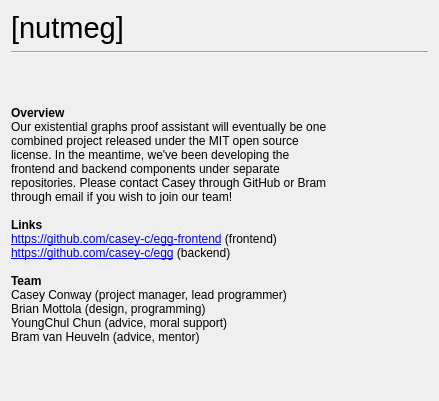
<?xml version="1.0" encoding="UTF-8"?>
<ui version="4.0">
 <class>AboutWindow</class>
 <widget class="QWidget" name="AboutWindow">
  <property name="geometry">
   <rect>
    <x>0</x>
    <y>0</y>
    <width>439</width>
    <height>401</height>
   </rect>
  </property>
  <property name="windowTitle">
   <string>About</string>
  </property>
  <layout class="QGridLayout" name="gridLayout">
   <item row="1" column="0">
    <widget class="Line" name="line">
     <property name="orientation">
      <enum>Qt::Horizontal</enum>
     </property>
    </widget>
   </item>
   <item row="0" column="0">
    <widget class="QLabel" name="label">
     <property name="sizePolicy">
      <sizepolicy hsizetype="Preferred" vsizetype="Fixed">
       <horstretch>0</horstretch>
       <verstretch>0</verstretch>
      </sizepolicy>
     </property>
     <property name="font">
      <font>
       <pointsize>22</pointsize>
      </font>
     </property>
     <property name="text">
      <string>&lt;html&gt;&lt;head/&gt;&lt;body&gt;&lt;p&gt;[nutmeg]&lt;/p&gt;&lt;/body&gt;&lt;/html&gt;</string>
     </property>
    </widget>
   </item>
   <item row="2" column="0">
    <widget class="QLabel" name="label_3">
     <property name="sizePolicy">
      <sizepolicy hsizetype="Preferred" vsizetype="Expanding">
       <horstretch>0</horstretch>
       <verstretch>0</verstretch>
      </sizepolicy>
     </property>
     <property name="text">
      <string>&lt;!DOCTYPE HTML PUBLIC &quot;-//W3C//DTD HTML 4.0//EN&quot; &quot;http://www.w3.org/TR/REC-html40/strict.dtd&quot;&gt;
&lt;html&gt;&lt;head&gt;&lt;meta name=&quot;qrichtext&quot; content=&quot;1&quot; /&gt;&lt;style type=&quot;text/css&quot;&gt;
p, li { white-space: pre-wrap; }
&lt;/style&gt;&lt;/head&gt;&lt;body style=&quot; font-family:'MS Shell Dlg 2'; font-size:8pt; font-weight:400; font-style:normal;&quot;&gt;
&lt;p style=&quot; margin-top:0px; margin-bottom:0px; margin-left:0px; margin-right:0px; -qt-block-indent:0; text-indent:0px;&quot;&gt;&lt;span style=&quot; font-size:9pt; font-weight:600;&quot;&gt;Overview&lt;/span&gt;&lt;/p&gt;
&lt;p style=&quot; margin-top:0px; margin-bottom:0px; margin-left:0px; margin-right:0px; -qt-block-indent:0; text-indent:0px;&quot;&gt;&lt;span style=&quot; font-size:9pt;&quot;&gt;Our existential graphs proof assistant will eventually be one&lt;/span&gt;&lt;/p&gt;
&lt;p style=&quot; margin-top:0px; margin-bottom:0px; margin-left:0px; margin-right:0px; -qt-block-indent:0; text-indent:0px;&quot;&gt;&lt;span style=&quot; font-size:9pt;&quot;&gt;combined project released under the MIT open source &lt;/span&gt;&lt;/p&gt;
&lt;p style=&quot; margin-top:0px; margin-bottom:0px; margin-left:0px; margin-right:0px; -qt-block-indent:0; text-indent:0px;&quot;&gt;&lt;span style=&quot; font-size:9pt;&quot;&gt;license. In the meantime, we've been developing the &lt;/span&gt;&lt;/p&gt;
&lt;p style=&quot; margin-top:0px; margin-bottom:0px; margin-left:0px; margin-right:0px; -qt-block-indent:0; text-indent:0px;&quot;&gt;&lt;span style=&quot; font-size:9pt;&quot;&gt;frontend and backend components under separate &lt;/span&gt;&lt;/p&gt;
&lt;p style=&quot; margin-top:0px; margin-bottom:0px; margin-left:0px; margin-right:0px; -qt-block-indent:0; text-indent:0px;&quot;&gt;&lt;span style=&quot; font-size:9pt;&quot;&gt;repositories. Please contact Casey through GitHub or Bram &lt;/span&gt;&lt;/p&gt;
&lt;p style=&quot; margin-top:0px; margin-bottom:0px; margin-left:0px; margin-right:0px; -qt-block-indent:0; text-indent:0px;&quot;&gt;&lt;span style=&quot; font-size:9pt;&quot;&gt;through email if you wish to join our team!&lt;/span&gt;&lt;/p&gt;
&lt;p style=&quot;-qt-paragraph-type:empty; margin-top:0px; margin-bottom:0px; margin-left:0px; margin-right:0px; -qt-block-indent:0; text-indent:0px; font-size:9pt;&quot;&gt;&lt;br /&gt;&lt;/p&gt;
&lt;p style=&quot; margin-top:0px; margin-bottom:0px; margin-left:0px; margin-right:0px; -qt-block-indent:0; text-indent:0px;&quot;&gt;&lt;span style=&quot; font-size:9pt; font-weight:600;&quot;&gt;Links&lt;/span&gt;&lt;/p&gt;
&lt;p style=&quot; margin-top:0px; margin-bottom:0px; margin-left:0px; margin-right:0px; -qt-block-indent:0; text-indent:0px;&quot;&gt;&lt;a href=&quot;https://github.com/casey-c/egg-frontend&quot;&gt;&lt;span style=&quot; font-size:9pt; text-decoration: underline; color:#0000ff;&quot;&gt;https://github.com/casey-c/egg-frontend&lt;/span&gt;&lt;/a&gt;&lt;span style=&quot; font-size:9pt;&quot;&gt; (frontend)&lt;/span&gt;&lt;/p&gt;
&lt;p style=&quot; margin-top:0px; margin-bottom:0px; margin-left:0px; margin-right:0px; -qt-block-indent:0; text-indent:0px;&quot;&gt;&lt;a href=&quot;https://github.com/casey-c/egg&quot;&gt;&lt;span style=&quot; font-size:9pt; text-decoration: underline; color:#0000ff;&quot;&gt;https://github.com/casey-c/egg&lt;/span&gt;&lt;/a&gt;&lt;span style=&quot; font-size:9pt;&quot;&gt; (backend)&lt;/span&gt;&lt;/p&gt;
&lt;p style=&quot;-qt-paragraph-type:empty; margin-top:0px; margin-bottom:0px; margin-left:0px; margin-right:0px; -qt-block-indent:0; text-indent:0px; font-size:9pt; text-decoration: underline; color:#0000ff;&quot;&gt;&lt;br /&gt;&lt;/p&gt;
&lt;p style=&quot; margin-top:0px; margin-bottom:0px; margin-left:0px; margin-right:0px; -qt-block-indent:0; text-indent:0px;&quot;&gt;&lt;span style=&quot; font-size:9pt; font-weight:600;&quot;&gt;Team&lt;/span&gt;&lt;/p&gt;
&lt;p style=&quot; margin-top:0px; margin-bottom:0px; margin-left:0px; margin-right:0px; -qt-block-indent:0; text-indent:0px;&quot;&gt;&lt;span style=&quot; font-size:9pt;&quot;&gt;Casey Conway (project manager, lead programmer)&lt;/span&gt;&lt;/p&gt;
&lt;p style=&quot; margin-top:0px; margin-bottom:0px; margin-left:0px; margin-right:0px; -qt-block-indent:0; text-indent:0px;&quot;&gt;&lt;span style=&quot; font-size:9pt;&quot;&gt;Brian Mottola (design, programming)&lt;/span&gt;&lt;/p&gt;
&lt;p style=&quot; margin-top:0px; margin-bottom:0px; margin-left:0px; margin-right:0px; -qt-block-indent:0; text-indent:0px;&quot;&gt;&lt;span style=&quot; font-size:9pt;&quot;&gt;YoungChul Chun (advice, moral support)&lt;/span&gt;&lt;/p&gt;
&lt;p style=&quot; margin-top:0px; margin-bottom:0px; margin-left:0px; margin-right:0px; -qt-block-indent:0; text-indent:0px;&quot;&gt;&lt;span style=&quot; font-size:9pt;&quot;&gt;Bram van Heuveln (advice, mentor)&lt;/span&gt;&lt;/p&gt;&lt;/body&gt;&lt;/html&gt;</string>
     </property>
    </widget>
   </item>
  </layout>
 </widget>
 <resources/>
 <connections/>
</ui>
